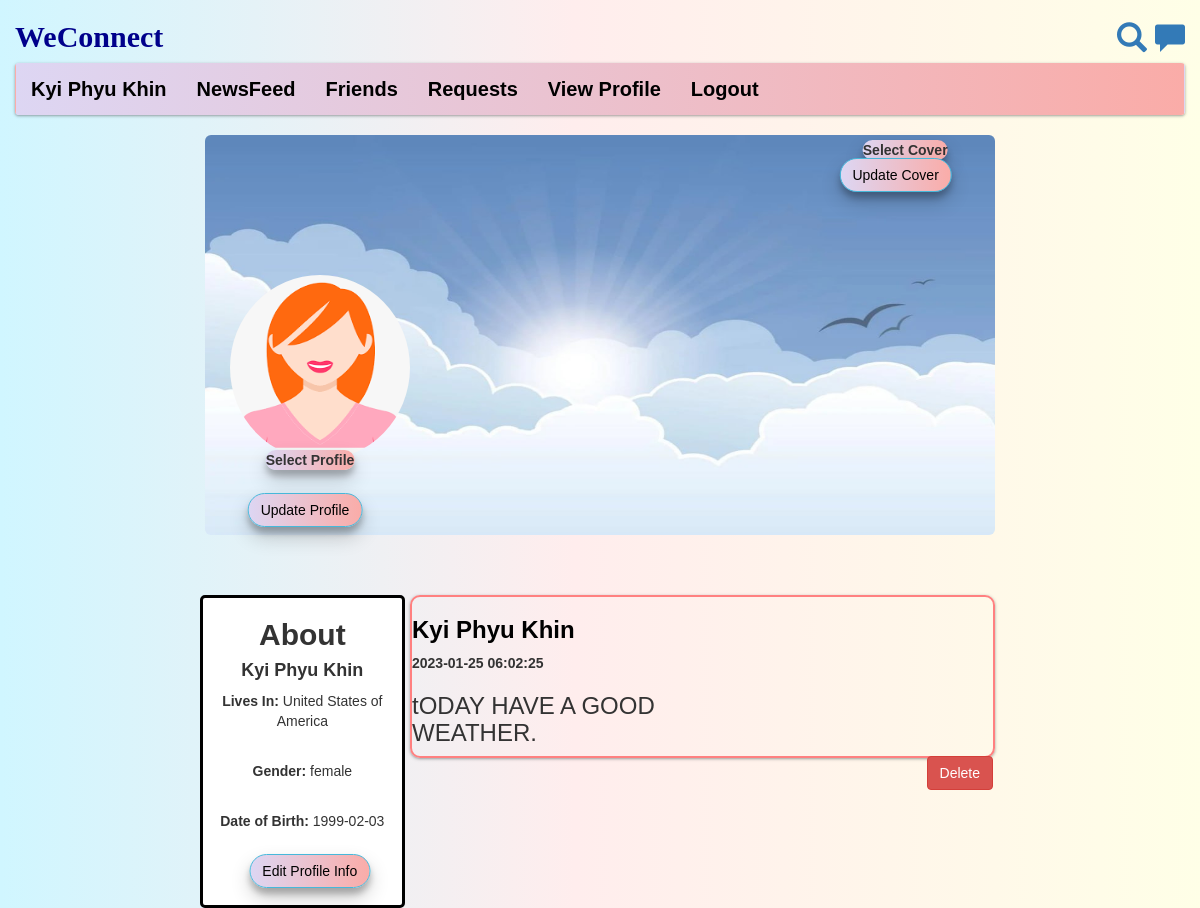
The app's page /view_profile.php (signed in) with its own data.
### tables this page shows
CREATE TABLE `users` (
  `user_id` int(11) NOT NULL,
  `f_name` text NOT NULL,
  `l_name` text NOT NULL,
  `user_name` text NOT NULL,
  `user_pass` varchar(255) NOT NULL,
  `confirm_password` varchar(255) NOT NULL,
  `user_email` varchar(255) NOT NULL,
  `user_country` text NOT NULL,
  `user_gender` text NOT NULL,
  `user_birthday` text NOT NULL,
  `user_image` varchar(255) NOT NULL,
  `user_cover` varchar(255) NOT NULL,
  `status` text NOT NULL,
  `posts` text NOT NULL,
  `recovery_account` varchar(255) NOT NULL
);

CREATE TABLE `posts` (
  `post_id` int(11) NOT NULL,
  `user_id` int(11) NOT NULL,
  `post_content` varchar(255) NOT NULL,
  `upload_image` varchar(255) NOT NULL,
  `post_date` timestamp NOT NULL DEFAULT current_timestamp() ON UPDATE current_timestamp()
);

### view_profile.php (the view, shortened to what this page needs)
<!DOCTYPE html>
<?php
include("includes/navigation.php");
?>
<html>
    <head>
        <?php
            $user = $_SESSION['user_email'];
            $get_user = "select * from users where user_email='$user'";
            $run_user = mysqli_query($con,$get_user);
            $result_user = mysqli_fetch_array($run_user);
			$user_id = $result_user['user_id'];
        ?>
        <link rel="stylesheet" href="https://maxcdn.bootstrapcdn.com/bootstrap/3.3.7/css/bootstrap.min.css">
        <link rel="stylesheet" type="text/css" href="style/style.css">
    </head>
    <body>
        <div class="row">
        <div class="col-md-2">
	    </div>
        <div class="col-md-8">
        <?php
			echo"
			<div>
				<div><img id='cover-img' class='img-rounded' src='cover/$user_cover' alt='cover'></div>
				<form action='view_profile.php' method='post' enctype='multipart/form-data'>
				<label id='select_cover'> Select Cover
				<input type='file' name='user_cover' size='60' />
				</label><br><br>
				<button id='update_cover' name='submit' class='btn btn-info'>Update Cover</button>
				</form>
			</div>
			<div id='profile-img'>
				<img src='profile_pic/$user_image' alt='Profile' class='img-circle' width='180px' height='185px'>
				<form action='view_profile.php?user_id='$user_id' method='post' enctype='multipart/form-data'>
				<label id='update_profile'> Select Profile
				<input type='file' name='user_image' size='60' />
				</label><br><br>
				<button id='button_profile' name='update' class='btn btn-info'>Update Profile</button>
				</form>
			</div><br>
			";
		?>
        </div>
        <div class="col-md-2">
	    </div>
    </div>
    <div class="row">
	<div class="col-md-2">
	</div>
	<div class="col-md-2" id="user-info">
		<?php
		echo"
			<center><h2><strong>About</strong></h2></center>
			<center><h4 style='text-transform: capitalize;'><strong>$first_name $last_name</strong></h4></center>
			<p><strong>Lives In: </strong> $user_country</p><br>
			<p><strong>Gender: </strong> $user_gender</p><br>
			<p><strong>Date of Birth: </strong> $user_birthday</p><br>
		";
		?>
	<a href= "edit_profile.php"><button id='button_eprofile' name='editpp' class='btn btn-info'>Edit Profile Info</button></a>
	</div>
	<div class="col-md-6">
		<?php
		global $con;
		$get_posts = "select * from posts where user_id='$user_id' ORDER by 1 DESC LIMIT 5";
		$run_posts = mysqli_query($con,$get_posts);
		while($result_posts = mysqli_fetch_array($run_posts)){
			$post_id = $result_posts['post_id'];
			$user_id = $result_posts['user_id'];
			$content = $result_posts['post_content'];
			$upload_image = $result_posts['upload_image'];
			$post_date = $result_posts['post_date'];
			$user = "select * from users where user_id='$user_id' AND posts='yes'";
			$run_user = mysqli_query($con,$user);
			$result_user = mysqli_fetch_array($run_user);
            $f_name = $result_user['f_name'];
            $l_name = $result_user['l_name'];
			$user_image = $result_user['user_image'];
			if($content == "" && strlen($upload_image) >= 1){
				echo"
				<div id='post_item'>
					<div class='row'>
						<div class='col-md-2>
							<p><img src='users/$user_image' class='img-circle' width='100px'
							height='100px'></p>
						</div>
						<div class='col-md-6'>
							<h3 style='text-transform: capitalize;'><a style='text-decoration:none; color: black;'
							href='view_profile.php?user_id=$user_id'><strong><p>$f_name $l_name</p></strong></a></h3>
							<strong>$post_date</strong>
						</div>
						<div class='col-md-4'>
						</div>
					</div>
					<div class='row'>
						<div class='col-md-12'>
							<img id='post_image' src='post_images/$upload_image'>
						</div>
					</div><br>
					<a href='functions/delete_post.php?post_id=$post_id' style='float:right;'><button class='btn
					btn-danger'>Delete</button></a>
				</div><br><br>
				";
			}
			else{
				echo"
				<div id='post_item'>
					<div class='row'>
						<div class='col-md-6'>
							<h3 style='text-transform: capitalize; color: black;'><a style='text-decoration:none; color: black;'
							href='view_profile.php?u_id=$user_id'><strong>$f_name $l_name</strong></a></h3>
							<strong>$post_date</strong>
						</div>
					</div>
					<div class='row'>
						<div class='col-md-6'>
							<h3><p>$content</p></h3>
						</div>
				</div>
				";
				global $con;
				$user = $_SESSION['user_email'];
				$get_user = "select * from users where user_email='$user'";
				$run_user = mysqli_query($con,$get_user);
				$result = mysqli_fetch_array($run_user);
				$user_id = $result['user_id'];
				$user_email = $result['user_email'];
				if($user_email != $user_email){
					echo "<script>window.open('view_profile.php?user_id=$user_id','_self')</script>";
				}else{
					echo"
					<a href='functions/delete_post.php?post_id=$post_id' style='float:right;'><button class='btn
					btn-danger'>Delete</button></a>
					</div><br><br>
					";
				}
			}
		}
		?>
	</div>
	<div class='col-md-2'>
	</div>
    </div>
    </body>
</html>

### includes/navigation.php (shortened to what this page needs)
<?php
include("functions/all_functions.php");
$user = $_SESSION['user_email'];
$get_user = "select * from users where user_email='$user'";
$run_user = mysqli_query($con,$get_user);
$result_user = mysqli_fetch_array($run_user);
$first_name = $result_user['f_name'];
$last_name = $result_user['l_name'];
$user_country = $result_user['user_country'];
$user_gender = $result_user['user_gender'];
$user_birthday = $result_user['user_birthday'];
$user_image = $result_user['user_image'];
$user_cover = $result_user['user_cover'];
?>
<html>
<head>
	<link rel="stylesheet" href="https://maxcdn.bootstrapcdn.com/bootstrap/3.3.7/css/bootstrap.min.css">
	<link rel="stylesheet" type="text/css" href="style/style.css">
</head>
<body>
<div class="container-fluid">
    <div class="row">
        <div class="col-md-6">
            <h2 style='color:darkblue; font-weight:bold; font-family:Stencil Std;'>WeConnect</h2>
        </div>
        <div class="col-md-6">
            <div style="float:right; font-size:30px; padding-top:20px;">
                <a href="search_fri.php"><span class="glyphicon glyphicon-search"></span></a>
                <a href="chat.php?u_id="><span class="glyphicon glyphicon-comment"></span></a>
            </div>
        </div>
    </div>
</div>
<div class="container-fluid" >
    <nav class="navbar" style='box-shadow: rgba(60, 64, 67, 0.3) 0px 1px 2px 0px, rgba(60, 64, 67, 0.15) 0px 1px 3px 1px;'>
        <ul class="nav navbar-nav" style='font-weight:bold;'>
            <li><a href="view_profile.php?<?php echo 'u_id=$user_id';?>" style='color:black; text-transform:capitalize'>
            <?php echo"$first_name $last_name"; ?></a></li>
            <li><a href="home.php" style='color:black'>NewsFeed</a></li>
            <li><a href="add_fri.php" style='color:black'>Friends</a></li>
            <li><a href="accept_request.php" style='color:black'>Requests</a></li>
            <li><a href="view_profile.php" style='color:black'>View Profile</a></li>
            <li><a href="logout.php" style='color:black'>Logout</a></li>
        </ul>
    </nav>
</div>
</body>
</html>

### style/style.css (style rules this page uses)
body { overflow-x: hidden; background-image: linear-gradient( 89.9deg, rgba(208,246,255,1) 0.1%, rgba(255,237,237,1) 47.9%, rgba(255,255,231,1) 100.2% ); font-family: Arial, Helvetica, sans-serif; }
#post_item { box-shadow: rgba(60, 64, 67, 0.3) 0px 1px 2px 0px, rgba(60, 64, 67, 0.15) 0px 1px 3px 1px; border:2px solid rgb(255, 128, 128); border-radius: 10px; }

### includes/navigation.php (style rules this page uses)
.navbar { font-size:20px; background: linear-gradient(to right, #ddd6f3, #faaca8); }

### view_profile.php (style rules this page uses)
#cover-img { height: 400px; width: 100%; }
#profile-img { position: absolute; top: 140px; left: 40px; }
#update_profile { cursor: pointer; margin-left: 80px; box-shadow: rgba(0, 0, 0, 0.19) 0px 10px 20px, rgba(0, 0, 0, 0.23) 0px 6px 6px; transition: all300ms ease; border-radius: 20px; background: linear-gradient(to right, #ddd6f3, #faaca8); transform: translate(-50%, -50%); }
#button_profile { top: 50px; margin-left: 75px; margin-top:5px; cursor: pointer; color:black; box-shadow: rgba(0, 0, 0, 0.19) 0px 10px 20px, rgba(0, 0, 0, 0.23) 0px 6px 6px; transition: all300ms ease; border-radius: 20px; background: linear-gradient(to right, #ddd6f3, #faaca8); transform: translate(-50%, -50%); }
#button_eprofile { top: 50px; margin-left: 92px; margin-top:10px; cursor: pointer; color:black; box-shadow: rgba(0, 0, 0, 0.19) 0px 10px 20px, rgba(0, 0, 0, 0.23) 0px 6px 6px; transition: all300ms ease; border-radius: 20px; background: linear-gradient(to right, #ddd6f3, #faaca8); transform: translate(-50%, -50%); }
#select_cover { position:absolute; top:10px; right:20px; margin-top: 5px; cursor: pointer; box-shadow: rgba(0, 0, 0, 0.19) 0px 10px 20px, rgba(0, 0, 0, 0.23) 0px 6px 6px; transition: all300ms ease; border-radius: 20px; background: linear-gradient(to right, #ddd6f3, #faaca8); transform: translate(-50%, -50%); }
#update_cover { position:absolute; top:40px; right:2px; color:black; cursor: pointer; box-shadow: rgba(0, 0, 0, 0.19) 0px 10px 20px, rgba(0, 0, 0, 0.23) 0px 6px 6px; transition: all300ms ease; border-radius: 20px; background: linear-gradient(to right, #ddd6f3, #faaca8); transform: translate(-50%, -50%); }
#user-info { background-color: white; text-align: center; left: 0.8%; border-style: solid; border-radius: 5px; border-color: black; }

### records on screen
users: f_name "Kyi Phyu", l_name "Khin", user_cover (placeholder picture), user_image (picture), user_country "United States of America", user_gender "female", user_birthday "1999-02-03"
posts: user.f_name "Kyi Phyu", user.l_name "Khin", post_date "2023-01-25 06:02:25", post_content "tODAY HAVE A GOOD WEATHER."
